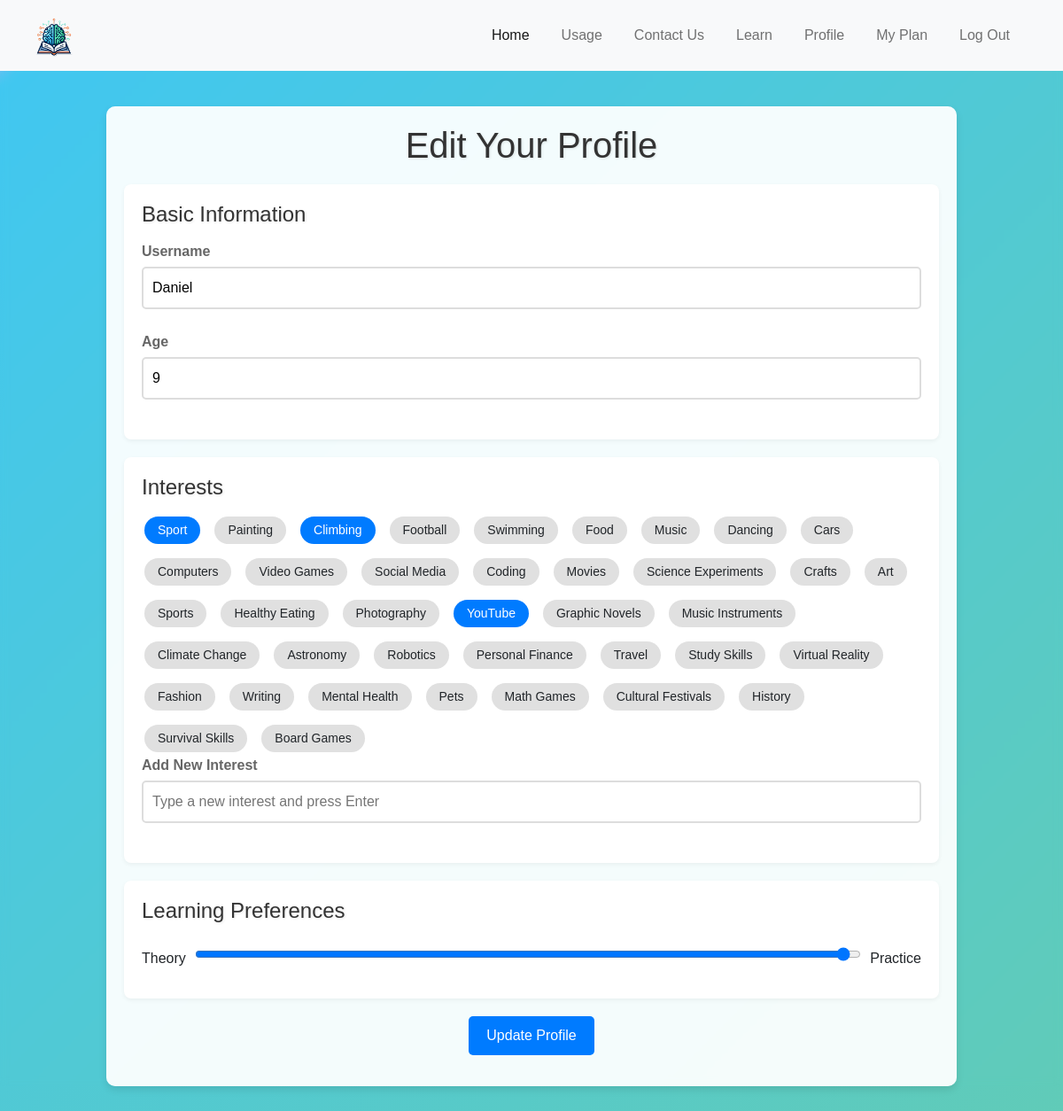
Screenshot of /profile (signed in) with the database file from the repository.
### tables this page shows
CREATE TABLE users (
    id INTEGER PRIMARY KEY AUTOINCREMENT,
    username TEXT NOT NULL UNIQUE,
    password TEXT NOT NULL
, age INTEGER, learning_preference INTEGER, likes TEXT);

### app.py (the view)
@app.route("/profile", methods=["GET", "POST"])
@login_required
def profile():
    conn = get_db_connection("users.db")
    cursor = conn.cursor()
    if request.method == "POST":
        username = request.form['username']
        age = request.form['age']
        likes = ','.join(request.form.getlist('likes'))
        learning_preference = request.form['learning_preference']
        new_interest = request.form.get('new_interest')
        if new_interest:
            likes += f",{new_interest}"
        try:
            cursor.execute("UPDATE users SET username = ?, age = ?, likes = ?, learning_preference = ? WHERE id = ?",
                           (username, age, likes, learning_preference, session['user_id']))
            conn.commit()
            flash("Profile updated successfully", "info")
        finally:
            conn.close()
        return redirect(url_for('learn_mathematics'))
    else:
        cursor.execute("SELECT * FROM users WHERE id = ?", (session['user_id'],))
        user = dict(cursor.fetchone())
        user['likes'] = user['likes'].split(',') if user['likes'] else []
        conn.close()
        return render_template("profile.html", user=user)

### app.py (called while the page is built)
@app.after_request
def after_request(response):
    response.headers["Cache-Control"] = "no-cache, no-store, must-revalidate"
    response.headers["Expires"] = 0
    response.headers["Pragma"] = "no-cache"
    return response

### helpers.py (called while the page is built)
def login_required(f):
    @wraps(f)
    def decorated_function(*args, **kwargs):
        if session.get("user_id") is None:
            return redirect("/login")
        return f(*args, **kwargs)
    return decorated_function

def get_db_connection(db_name):
    conn = sqlite3.connect(db_name)
    conn.row_factory = sqlite3.Row  # to access columns by name
    return conn

### templates/profile.html (shortened to what this page needs)
{% extends "layout.html" %}
{% block content %}
<link rel="stylesheet" href="{{ url_for('static', filename='profile_styles.css') }}">
<div class="profile-container">
    <h1>Edit Your Profile</h1>
    <form method="POST" action="/profile" class="profile-form">
        <div class="form-section">
            <h2>Basic Information</h2>
            <div class="form-group">
                <label for="username">Username</label>
                <input type="text" id="username" name="username" value="{{ user.username }}" required>
            </div>
            <div class="form-group">
                <label for="age">Age</label>
                <input type="number" id="age" name="age" value="{{ user.age }}" required>
            </div>
        </div>
        <div class="form-section">
            <h2>Interests</h2>
            <div class="topics-container" id="topics-container">
                {% for topic in [
                    'Sport', 'Painting', 'Climbing', 'Football', 'Swimming', 'Food', 'Music', 'Dancing',
                    'Cars', 'Computers', 'Video Games', 'Social Media', 'Coding', 'Movies', 'Science Experiments',
                    'Crafts', 'Art', 'Sports', 'Healthy Eating', 'Photography', 'YouTube', 'Graphic Novels',
                    'Music Instruments', 'Climate Change', 'Astronomy', 'Robotics', 'Personal Finance', 'Travel',
                    'Study Skills', 'Virtual Reality', 'Fashion', 'Writing', 'Mental Health', 'Pets', 'Math Games',
                    'Cultural Festivals', 'History', 'Survival Skills', 'Board Games'
                ] %}
                <label class="checkbox-label" for="like_{{ topic }}">{{ topic }}</label>
            </div>
            <div class="form-group">
                <label for="new_interest">Add New Interest</label>
                <input type="text" id="new_interest" name="new_interest" placeholder="Type a new interest and press Enter">
            </div>
        </div>
        <div class="form-section">
            <h2>Learning Preferences</h2>
            <div class="learning-preference">
                <label for="learning_preference">Theory</label>
                <input type="range" id="learning_preference" name="learning_preference" min="0" max="100" value="{{ user.learning_preference }}">
                <label for="learning_preference">Practice</label>
            </div>
        </div>
        <div class="form-group">
            <button type="submit" class="btn-update">Update Profile</button>
        </div>
    </form>
</div>
{% endblock %}

### templates/layout.html (shortened to what this page needs)
<!DOCTYPE html>
<html lang="en">
    <head>
        <link href="https://cdn.jsdelivr.net/npm/bootstrap@5.1.3/dist/css/bootstrap.min.css" rel="stylesheet">
        <link href="/static/styles.css" rel="stylesheet">
    </head>
    <body>
        <nav class="navbar navbar-expand-lg navbar-light bg-light navbar-darkblue">
            <div class="container-fluid">
                <a class="navbar-brand" href="{{ url_for('index') }}">
                    <img src="{{ url_for('static', filename='images/nobackground.png') }}" alt="OpenMath Logo" style="height: 50px;">
                </a>
                <ul class="navbar-nav d-flex">
                    <li class="nav-item">
                        <a class="nav-link active" aria-current="page" href="{{ url_for('index') }}">Home</a>
                    </li>
                    <li class="nav-item">
                        <a class="nav-link" href="/usage">Usage</a>
                    </li>
                    <li class="nav-item">
                        <a class="nav-link" href="/contact">Contact Us</a>
                    </li>
                    <li class="nav-item">
                        <a class="nav-link" href="/learn">Learn</a>
                    </li>
                    <li class="nav-item">
                        <a class="nav-link" href="/profile">Profile</a>
                    </li>
                    <li class="nav-item">
                        <a class="nav-link" href="/myplan">My Plan</a>
                    </li>
                    {% if session.user_id %}
                    <li class="nav-item">
                        <a class="nav-link" href="/logout">Log Out</a>
                    </li>
                    {% endif %}
                </ul>
            </div>
        </nav>
        {% block content %}{% endblock %}
    </body>
</html>

### static/styles.css (style rules this page uses)
body, html { margin: 0; padding: 0; backdrop-filter: blur(5px); background-size: cover; }
.navbar { background-color: #092e52; padding: 10px 20px; }
.navbar-brand img { height: 40px; }
.navbar-nav { margin-left: auto; }
.navbar-darkblue { background-color: #0056b3; }
.nav-link { color: #007bff; margin-right: 20px; }

### static/profile_styles.css (style rules this page uses)
body { background: linear-gradient(-45deg, #c3d808 0%, #41c7f0 99%, #f0a9f7 100%); background-size: 400% 400%; animation: gradientBackground 15s ease infinite; font-family: 'Arial', sans-serif; margin: 0; padding: 0; }
.profile-container { max-width: 960px; margin: 40px auto; padding: 20px; background: rgba(255, 255, 255, 0.9); box-shadow: 0 4px 8px rgba(0,0,0,0.1); border-radius: 10px; position: relative; overflow: hidden; }
.profile-container::before, .profile-container::after { content: ''; position: absolute; width: 200%; height: 200%; top: -50%; left: -50%; background: rgba(255, 255, 255, 0.2); transform: rotate(45deg); z-index: -1; }
.profile-container h1 { text-align: center; color: #333; margin-bottom: 20px; font-size: 2.5em; text-shadow: 1px 1px 3px rgba(0,0,0,0.1); }
.profile-form { display: grid; grid-template-columns: 1fr; gap: 20px; }
.form-section { background: #fff; padding: 20px; border-radius: 8px; box-shadow: 0 2px 5px rgba(0,0,0,0.05); }
.form-section h2 { color: #333; margin-bottom: 15px; font-size: 1.5em; text-shadow: 1px 1px 3px rgba(0,0,0,0.1); }
.form-group { margin-bottom: 15px; }
.form-group label { display: block; margin-bottom: 5px; font-weight: bold; color: #666; }
input[type="text"], input[type="number"], input[type="range"] { width: 100%; padding: 10px; border: 2px solid #ddd; border-radius: 5px; font-size: 16px; margin-bottom: 10px; }
.checkbox-label { background: #e0e0e0; border-radius: 20px; padding: 5px 15px; cursor: pointer; display: inline-flex; align-items: center; font-size: 14px; transition: background-color 0.3s, color 0.3s; margin: 3px; }
input[type="checkbox"]:checked + .checkbox-label { background: #007bff; color: white; }
.btn-update { background-color: #007bff; border: none; padding: 10px 20px; border-radius: 5px; color: white; cursor: pointer; font-size: 16px; display: block; margin: 0 auto; }
.learning-preference { display: flex; align-items: center; gap: 10px; justify-content: space-between; }
.topics-container { display: flex; flex-wrap: wrap; gap: 10px; }

### rows the page displays
users: username "Daniel", age "9", learning_preference "100"

### other values shown
{{ topic }} "Sport" "Painting" "Climbing" "Football" "Swimming" "Food" "Music" "Dancing" "Cars" "Computers" "Video Games" "Social Media" "Coding" "Movies" "Science Experiments" "Crafts" "Art" "Sports" "Healthy Eating" "Photography" "YouTube" "Graphic Novels" "Music Instruments" "Climate Change" "Astronomy" "Robotics" "Personal Finance" "Travel" "Study Skills" "Virtual Reality" "Fashion" "Writing" "Mental Health" "Pets" "Math Games" "Cultural Festivals" "History" "Survival Skills" "Board Games"
